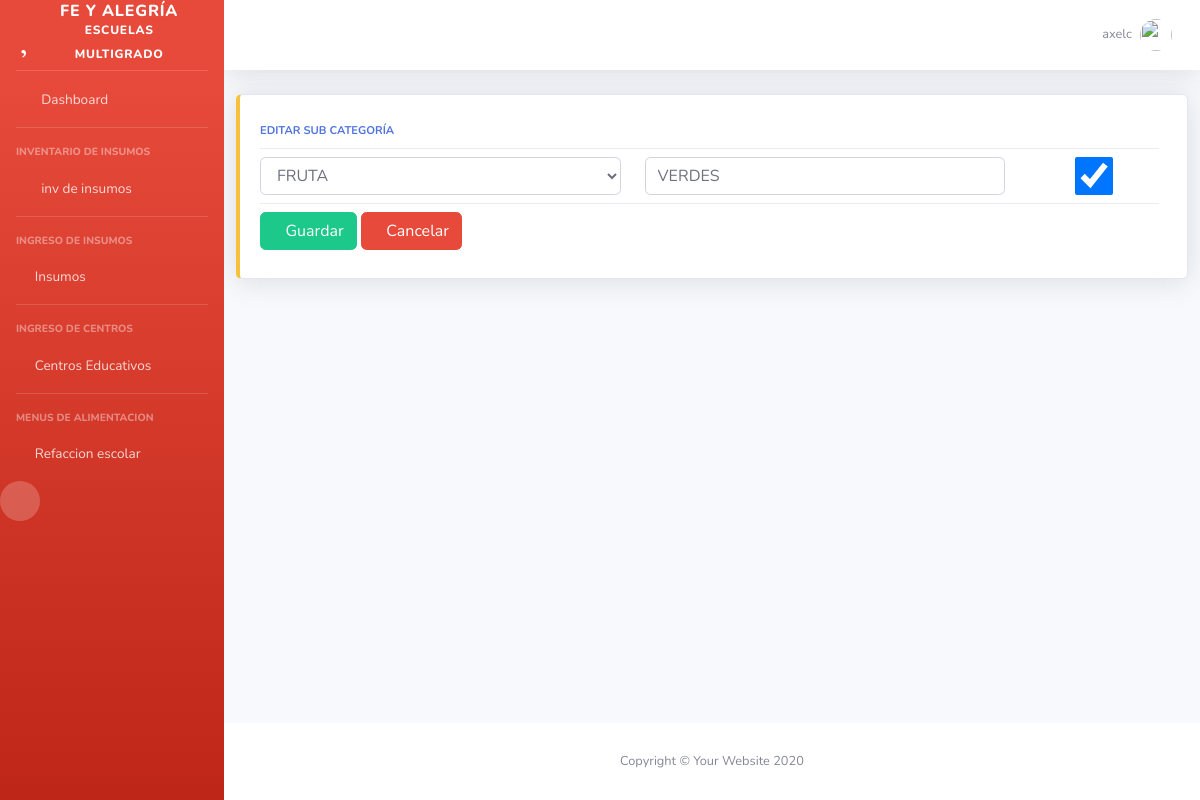
The page /inv/subcategorias/edit/1 (signed in) on the database its author committed.
### inv/models.py (models this page shows, shortened)
class SubCategoria(ClaseModelo):
    categoria = models.ForeignKey(Categoria, on_delete=models.CASCADE)
    descripcion = models.CharField(
        max_length=100,
        help_text='Descripción de la Categoría'
    )
    class Meta:
        verbose_name_plural= "Sub Categorias"
        unique_together = ('categoria','descripcion')

### inv/views.py (the view, shortened to what this page needs)
# urls.py: path('subcategorias/edit/<int:pk>' ,SubCategoriaEdit.as_view(), name='subcategoria_edit'),
class SubCategoriaEdit(SinPrivilegios, generic.UpdateView):
    model = SubCategoria
    template_name= "inv/subcategoria_form.html"
    context_object_name = "obj"
    form_class = SubCategoriaForm
    success_url=reverse_lazy("inv:subcategoria_list")
    permission_required = "inv.change_subcategoria"

### inv/forms.py
class SubCategoriaForm(forms.ModelForm):
    categoria = forms.ModelChoiceField(
        queryset= Categoria.objects.filter(estado=True)
        .order_by('descripcion')
    )
    class Meta:
        model = SubCategoria
        fields = {'categoria','descripcion','estado'}
        labels = {'descripcion':"Sub Categoría", "estado": "Estado"}
        widget={'descripcion': forms.TextInput}
    def __init__(self, *args, **kwargs):
        super().__init__(*args, **kwargs)
        for field in iter(self.fields):
            self.fields[field].widget.attrs.update({'class': 'form-control'})
        self.fields['categoria'].empty_label = "Seleccione Categoría"

### inv/models.py (called while the page is built)
    def __str__(self):
        return '{}'.format(self.descripcion)

### inv/templates/inv/subcategoria_form.html (shortened to what this page needs)
{% extends 'base/base.html' %}
 {% block page_content %}
 <form method="POST" class="form-inline">
  <div class="col-xl-12 col-md-12 mb-12">
    {%if obj %}
    <div class="card border-left-warning shadow h-100 py-2">
    {% else %}
     <div class="card border-left-success shadow h-100 py-2">
    {% endif %}
        <div class="card-body">
        <div class="row no-gutters align-items-center">
          <div class="col mr-2">
            <div class="text-xs font-weight-bold text-primary text-uppercase mb-1">
              {% if obj %} Editar {% else %} Nueva {% endif %} Sub Categoría
            </div>
                <div class="dropdown-divider"></div>
                 <div class="row">
                  <div class="col-5">
                    <div class="input-group">
                        {{ form.categoria }}
                    </div>
                 </div>
                   <div class="col-5">
                       <div class="input-group">
                            {{ form.descripcion }}
                       </div>
                   </div>
                            <div class="col-2">
                               <div class="input-group">
                                 {{form.estado}}
                                </div>
                            </div>
                  </div>
                  <div class="dropdown-divider"></div>
                 <div class="row">
                   <div class="col-10">
                    <button type="submit" class="btn btn-success"> <span class="fa fa-save"></span>Guardar</button>
                    <a href="{% url 'inv:subcategoria_list' %}" class="btn btn-danger"><span class="fa fa-undo"></span>Cancelar</a>
                 </div>
                </div>
              </div>
             </div>
        </div>
     </div>
  </div>
     </form>
 {% endblock page_content %}

### templates/base/base.html (shortened to what this page needs)
{% load static %}
<!DOCTYPE html>
<html lang="es">
<head>
  <link href="{% static 'base/vendor/fontawesome-free/css/all.min.css' %}" rel="stylesheet" type="text/css">
  <link href="{% static 'base/vendor/fontawesome-free/css/fontawesome.min.css'%}" rel="stylesheet" type="text/css">
  <link href="{% static 'base/css/sb-admin-2.min.css' %}" rel="stylesheet">
    <link href=" {% static 'base/vendor/datatables/dataTables.bootstrap4.min.css' %}" rel="stylesheet">
    <link href=" {% static 'base/vendor/jquery_confirm/jquery-confirm.min.css' %}" rel="stylesheet">
    <link rel="stylesheet" href="https://cdnjs.cloudflare.com/ajax/libs/jquery-datetimepicker/2.5.20/jquery.datetimepicker.min.css">
    <link rel="stylesheet" href="https://unpkg.com/bootstrap-table@1.18.0/dist/bootstrap-table.min.css">
    <link href="https://cdn.jsdelivr.net/npm/select2@4.1.0-beta.1/dist/css/select2.min.css" rel="stylesheet" />
</head>
<body id="page-top" class="bg-gradient-danger">
   {% block side_bar %}
  <div id="wrapper">
    <ul class="navbar-nav bg-gradient-danger sidebar sidebar-dark accordion" id="accordionSidebar">
      <a class="sidebar-brand d-flex align-items-center justify-content-center" href="{% url 'sisfya:home' %}">
        <div class="sidebar-brand-icon rotate-n-15">
          <i class="far fa-heart fa-2x " style="font-size: 2.54em;"></i>
        </div>
        <div class="sidebar-brand-text mx-3"> FE Y ALEGRÍA <sup>escuelas multigrado</sup></div>
      </a>
      <hr class="sidebar-divider my-0">
      <li class="nav-item">
        <a class="nav-link" href="{% url 'sisfya:home' %}">
          <i class="fas fa-fw fa-tachometer-alt"></i>
          <span>Dashboard</span></a>
      </li>
      <hr class="sidebar-divider">
      <div class="sidebar-heading">
        Inventario de Insumos
      </div>
      <li class="nav-item">
        <a class="nav-link collapsed" href="#" data-toggle="collapse" data-target="#collapseTwo" aria-expanded="true" aria-controls="collapseTwo">
          <i class="fas fa-fw fa-cog"></i>
          <span>inv de insumos</span>
        </a>
      </li>
      <hr class="sidebar-divider">
      <div class="sidebar-heading">
        Ingreso de Insumos
      </div>
     <li class="nav-item">
        <a class="nav-link collapsed" href="#" data-toggle="collapse" data-target="#collapseUtilities" aria-expanded="true" aria-controls="collapseUtilities">
          <i class="fas fa-apple-alt"></i>
          <span>Insumos</span>
        </a>
       <hr class="sidebar-divider">
      <div class="sidebar-heading">
        Ingreso de Centros
      </div>
      <li class="nav-item">
        <a class="nav-link collapsed" href="#" data-toggle="collapse" data-target="#collapseCentros" aria-expanded="true" aria-controls="collapseCentros">
          <i class="fas fa-school"></i>
          <span>Centros Educativos</span>
        </a>
      <hr class="sidebar-divider">
      <div class="sidebar-heading">
        Menus de Alimentacion
      </div>
      <li class="nav-item">
        <a class="nav-link collapsed" href="#" data-toggle="collapse" data-target="#collapseMenu" aria-expanded="true" aria-controls="collapseMenu">
          <i class="fas fa-school"></i>
          <span>Refaccion escolar</span>
        </a>
      <div class="text-center d-none d-md-inline">
        <button class="rounded-circle border-0" id="sidebarToggle"></button>
      </div>
    </ul>
    {% endblock side_bar  %}
    <div id="content-wrapper" class="d-flex flex-column">
      <div id="content">
        {% block top_bar %}
        <nav class="navbar navbar-expand navbar-light bg-white topbar mb-4 static-top shadow">
          <ul class="navbar-nav ml-auto">
            <li class="nav-item dropdown no-arrow d-sm-none">
            <li class="nav-item dropdown no-arrow">
              <a class="nav-link dropdown-toggle" href="#" id="userDropdown" role="button" data-toggle="dropdown" aria-haspopup="true" aria-expanded="false">
                <span class="mr-2 d-none d-lg-inline text-gray-600 small">{{ user.username }}</span>
                <img class="img-profile rounded-circle" src="{% static 'base/img/usuario.png'%}">
              </a>
            </li>
          </ul>
        </nav>
        {% endblock top_bar %}
        {% block page_content %}{% endblock page_content %}
        {% block footer %}
      </div>
      <footer class="sticky-footer bg-white">
        <div class="container my-auto">
          <div class="copyright text-center my-auto">
            <span>Copyright &copy; Your Website 2020</span>
          </div>
        </div>
      </footer>
    </div>
  </div>
  {% endblock footer %}
</body>
</html>

### rows shown on the page
SubCategoria: categoria "FRUTA", descripcion "VERDES", estado "☑"

### other values the page prints
{{ user.username }} "axelc"
